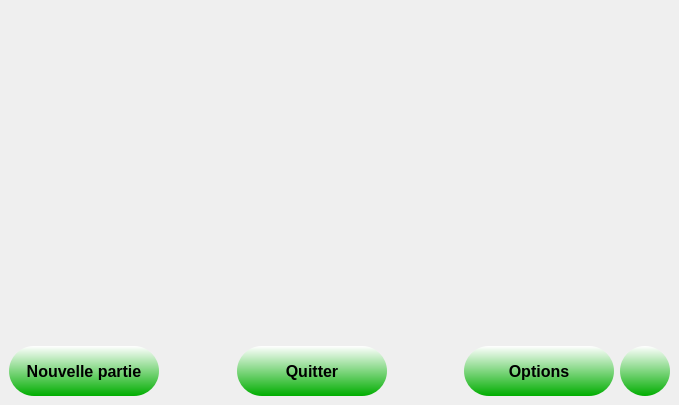
<?xml version="1.0" encoding="UTF-8"?>
<ui version="4.0">
 <class>Application</class>
 <widget class="QMainWindow" name="Application">
  <property name="geometry">
   <rect>
    <x>0</x>
    <y>0</y>
    <width>661</width>
    <height>405</height>
   </rect>
  </property>
  <property name="windowTitle">
   <string>MainWindow</string>
  </property>
  <widget class="QWidget" name="centralwidget">
   <property name="styleSheet">
    <string notr="true">#centralwidget
{
border-image: url(:/img/SuperMarioBrosWallpaper.png) 0 0 0 0 stretch stretch;
}

#titre
{
border-image: url(:/img/titre.png) 0 0 0 0 stretch stretch;
}

QPushButton
{
background-color:  qlineargradient(spread:pad, x1:1, y1:0, x2:1, y2:1, stop:0 rgba(255, 255, 255, 255), stop:1 rgba(0, 173, 0, 255));
border-radius:25px;
color:black;
}

QPushButton::hover
{
background-color:qlineargradient(spread:pad, x1:1, y1:0, x2:1, y2:1, stop:0 rgba(0, 173, 0, 255), stop:1 rgba(255, 255, 255, 255));
}</string>
   </property>
   <layout class="QVBoxLayout" name="verticalLayout">
    <item>
     <widget class="QLabel" name="titre">
      <property name="minimumSize">
       <size>
        <width>661</width>
        <height>250</height>
       </size>
      </property>
      <property name="maximumSize">
       <size>
        <width>16777215</width>
        <height>16777215</height>
       </size>
      </property>
      <property name="text">
       <string/>
      </property>
     </widget>
    </item>
    <item>
     <layout class="QHBoxLayout" name="horizontalLayout">
      <item>
       <widget class="QPushButton" name="btnNouvellePartie">
        <property name="minimumSize">
         <size>
          <width>150</width>
          <height>50</height>
         </size>
        </property>
        <property name="font">
         <font>
          <pointsize>12</pointsize>
          <weight>75</weight>
          <bold>true</bold>
         </font>
        </property>
        <property name="cursor">
         <cursorShape>PointingHandCursor</cursorShape>
        </property>
        <property name="text">
         <string>Nouvelle partie</string>
        </property>
       </widget>
      </item>
      <item>
       <spacer name="horizontalSpacer">
        <property name="orientation">
         <enum>Qt::Horizontal</enum>
        </property>
        <property name="sizeHint" stdset="0">
         <size>
          <width>40</width>
          <height>20</height>
         </size>
        </property>
       </spacer>
      </item>
      <item>
       <widget class="QPushButton" name="btnQuitter">
        <property name="minimumSize">
         <size>
          <width>150</width>
          <height>50</height>
         </size>
        </property>
        <property name="font">
         <font>
          <pointsize>12</pointsize>
          <weight>75</weight>
          <bold>true</bold>
         </font>
        </property>
        <property name="cursor">
         <cursorShape>PointingHandCursor</cursorShape>
        </property>
        <property name="text">
         <string>Quitter</string>
        </property>
       </widget>
      </item>
      <item>
       <spacer name="horizontalSpacer_2">
        <property name="orientation">
         <enum>Qt::Horizontal</enum>
        </property>
        <property name="sizeHint" stdset="0">
         <size>
          <width>40</width>
          <height>20</height>
         </size>
        </property>
       </spacer>
      </item>
      <item>
       <widget class="QPushButton" name="btnOptions">
        <property name="minimumSize">
         <size>
          <width>150</width>
          <height>50</height>
         </size>
        </property>
        <property name="font">
         <font>
          <pointsize>12</pointsize>
          <weight>75</weight>
          <bold>true</bold>
         </font>
        </property>
        <property name="cursor">
         <cursorShape>PointingHandCursor</cursorShape>
        </property>
        <property name="text">
         <string>Options</string>
        </property>
       </widget>
      </item>
      <item>
       <widget class="QPushButton" name="btnActiverSon">
        <property name="minimumSize">
         <size>
          <width>50</width>
          <height>50</height>
         </size>
        </property>
        <property name="text">
         <string/>
        </property>
       </widget>
      </item>
     </layout>
    </item>
   </layout>
  </widget>
 </widget>
 <resources/>
 <connections/>
</ui>
